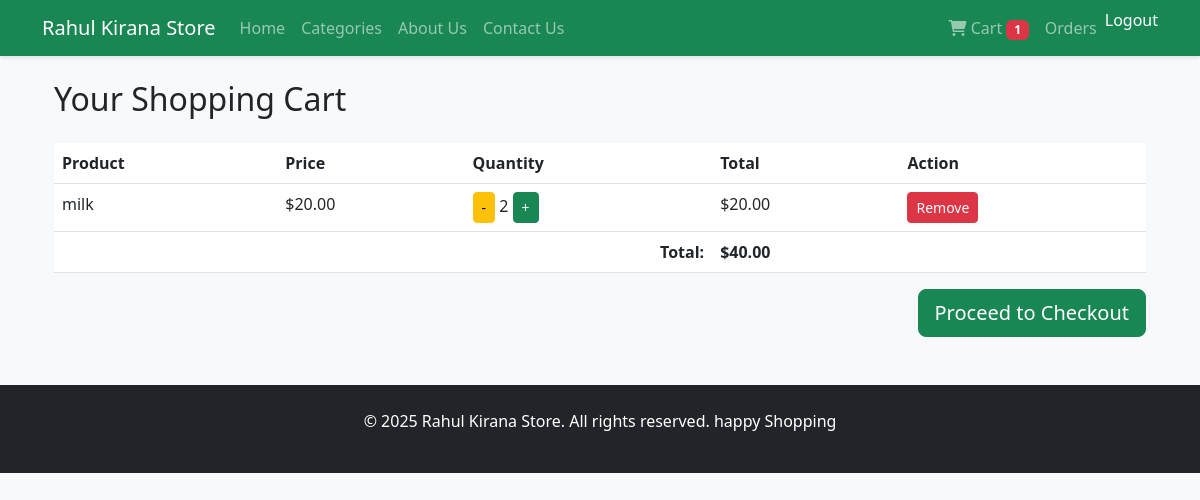
/cart/ (signed in), run on an earlier commit of the app's database.
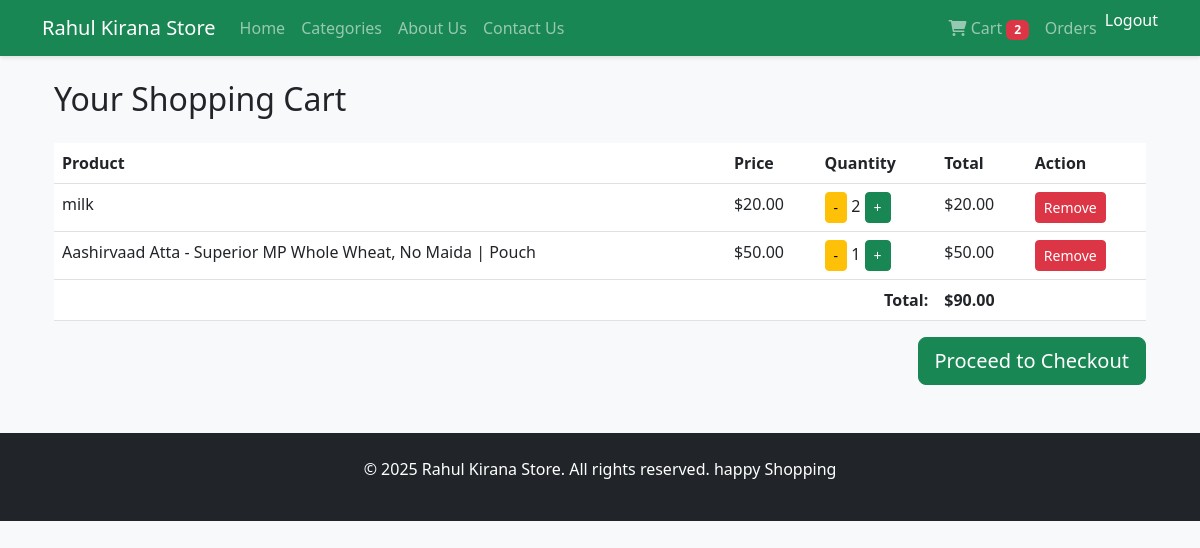
And on a later commit of the database.
### shop/models.py (models this page shows, shortened)
class Cart(models.Model):
    user = models.ForeignKey(User, on_delete=models.CASCADE)
    product = models.ForeignKey(Product, on_delete=models.CASCADE)
    quantity = models.PositiveIntegerField(default=1)

class Product(models.Model):
    category = models.ForeignKey(Category, on_delete=models.CASCADE)
    name = models.CharField(max_length=200)
    description = models.TextField()
    price = models.DecimalField(max_digits=10, decimal_places=2)
    image = models.ImageField(upload_to='products/')

### shop/views.py (the view)
# urls.py: path('cart/', views.cart, name='cart'),
@login_required
def cart(request):
    cart_items = Cart.objects.filter(user=request.user)
    total = sum(item.product.price * item.quantity for item in cart_items)
    return render(request, 'shop/cart.html', {
        'cart_items': cart_items,
        'total': total
    })

### shop/templates/shop/cart.html
{% extends 'shop/base.html' %}
{% block content %}
<div class="container">
    <h2 class="my-4">Your Shopping Cart</h2>
    {% if cart_items %}
    <div class="table-responsive">
        <table class="table">
            <thead>
                <tr>
                    <th>Product</th>
                    <th>Price</th>
                    <th>Quantity</th>
                    <th>Total</th>
                    <th>Action</th>
                </tr>
            </thead>
            <tbody>
                {% for item in cart_items %}
                <tr>
                    <td>{{ item.product.name }}</td>
                    <td>${{ item.product.price }}</td>
                    <td>
                        <a href="{% url 'add_to_cart' item.product.id %}?action=decrease&next={% url 'cart' %}" class="btn btn-sm btn-warning">-</a>
                        {{ item.quantity }}
                        <a href="{% url 'add_to_cart' item.product.id %}?action=increase&next={% url 'cart' %}" class="btn btn-sm btn-success">+</a>
                    </td>
                    <td>${{ item.product.price|floatformat:2 }}</td>
                    <td>
                        <a href="{% url 'add_to_cart' item.product.id %}?action=remove&next={% url 'cart' %}" class="btn btn-sm btn-danger">Remove</a>
                    </td>
                </tr>
                {% endfor %}
            </tbody>
            <tfoot>
                <tr>
                    <td colspan="3" class="text-end"><strong>Total:</strong></td>
                    <td colspan="2"><strong>${{ total|floatformat:2 }}</strong></td>
                </tr>
            </tfoot>
        </table>
    </div>
    <div class="text-end">
        <a href="{% url 'checkout' %}" class="btn btn-success btn-lg">Proceed to Checkout</a>
    </div>
    {% else %}
    <div class="alert alert-info">
        Your cart is empty. <a href="{% url 'home' %}">Continue shopping</a>
    </div>
    {% endif %}
</div>
{% endblock %}

What changed in the data, as far as the page shows it:
added Cart: product.name "Aashirvaad Atta - Superior MP Whole Wheat, No Maida | Pouch", product.price "50.00", quantity "1"
Also different on the page:
{{ total_items }}: "1" → "2"
{{ total|floatformat:2 }}: "40.00" → "90.00"
